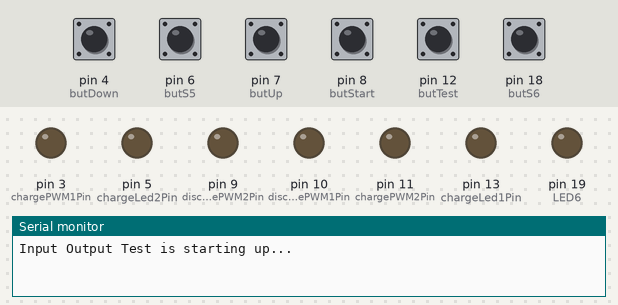
The sketch below on a simulated Arduino Uno, built with avr-gcc and run on an emulated ATmega328P. On the bench: output pins drawn as LEDs (lit = HIGH), the last lines printed to the serial monitor. Inputs (shaded band) come from the test bench; at power-on: pin 4 (butDown), pin 6 (butS5), pin 7 (butUp), pin 8 (butStart), pin 12 (butTest), pin 18 (butS6) HIGH. Pins used as bus, display or sensor lines are not drawn.

Above: at 1.2 s.
1.3 s: pin 4 (butDown) pulled LOW for 0.15 s
At 3.1 s:
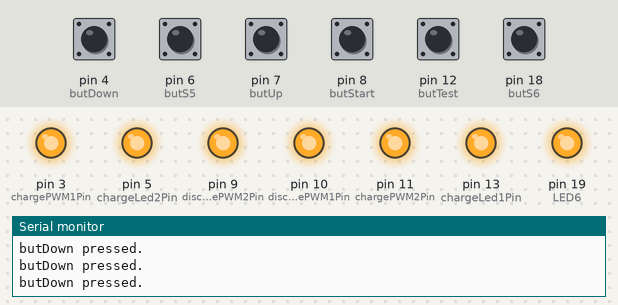
4.4 s: pin 6 (butS5) pulled LOW for 0.15 s
7.5 s: pin 7 (butUp) pulled LOW for 0.15 s
9.5 s: pin 8 (butStart) pulled LOW for 0.15 s
11.5 s: pin 12 (butTest) pulled LOW for 0.15 s
13.5 s: pin 4 (butDown) driven LOW and pin 6 (butS5) driven LOW
Timing chart, 0 to 17.5 s (numbered marks = the images above; inputs shaded):
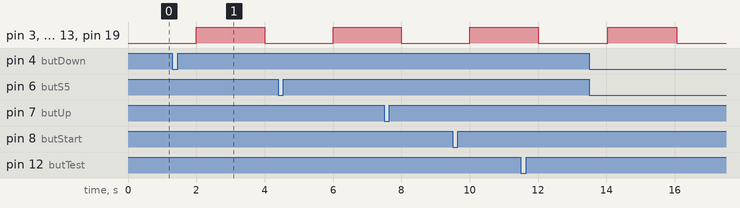

The sketch:

InputOutput.ino
```cpp
#include <Bounce2.h>


#define sensorPin A0    // Battery Voltage
#define sensorPin2 A1    // Battery charge current
#define sensorPin3 A2    // Battery discharge current

#define chargeLed1Pin 13      // select the pin for the LED
#define chargePWM1Pin 3    // select the pin for the LED
#define dischargePWM1Pin 10    // select the pin for the LED
#define chargeLed2Pin 5      // select the pin for the LED
#define chargePWM2Pin 11    // select the pin for the LED
#define dischargePWM2Pin 9    // select the pin for the LED
#define LED5 1
#define LED6 SCL

// Data wire is plugged into port 2 on the Arduino
#define ONE_WIRE_BUS 2
// UI buttons
#define butDown     4
#define butUp       7
#define butStart    8
#define butTest    12
#define butS5       6
#define butS6     SDA

// Debouncers
Bounce debDown  = Bounce();
Bounce debUp    = Bounce();
Bounce debStart    = Bounce();
Bounce debTest    = Bounce();
Bounce debS5    = Bounce();
Bounce debS6    = Bounce();

bool ledState = false;
const long interval = 2000;
unsigned long previousMillis = 0;        // will store last time LED was updated

void setup() {
  // put your setup code here, to run once:
  pinMode(chargePWM1Pin, OUTPUT);
  pinMode(chargeLed1Pin, OUTPUT);
  pinMode(dischargePWM1Pin, OUTPUT);
  pinMode(chargePWM2Pin, OUTPUT);
  pinMode(chargeLed2Pin, OUTPUT);
  pinMode(dischargePWM2Pin, OUTPUT);
  pinMode(LED5, OUTPUT);
  pinMode(LED6, OUTPUT);


  pinMode(butDown, INPUT_PULLUP);
  debDown.attach(butDown);
  debDown.interval(25);

  pinMode(butUp, INPUT_PULLUP);
  debUp.attach(butUp);
  debUp.interval(25);

  pinMode(butStart, INPUT_PULLUP);
  debStart.attach(butStart);
  debStart.interval(25);

  pinMode(butTest, INPUT_PULLUP);
  debTest.attach(butTest);
  debTest.interval(25);

  pinMode(butS5, INPUT_PULLUP);
  debS5.attach(butS5);
  debS5.interval(25);

  pinMode(butS6, INPUT_PULLUP);
  debS6.attach(butS6);
  debS6.interval(25);

  Serial.begin(9600);
  Serial.println(F("Input Output Test is starting up..."));
}

void loop() {
  unsigned long currentMillis = millis();
  debDown.update();
  debUp.update();
  debStart.update();
  debTest.update();
  debS5.update();
  debS6.update();


  if (!debDown.read())
  {
    Serial.println(F("butDown pressed."));
  }

  if (!debUp.read())
  {
    Serial.println(F("butUp pressed."));
  }

  if (!debStart.read())
  {
    Serial.println(F("butStart pressed."));
  }

  if (!debTest.read())
  {
    Serial.println(F("butTest pressed."));
  }

  if (!debS5.read())
  {
      Serial.println(F("butS5 pressed."));
  }

  if (!debS6.read())
  {
      Serial.println(F("butS6 pressed."));
  }

  if (currentMillis - previousMillis >= interval) {
    // save the last time you blinked the LED
    previousMillis = currentMillis;

    ledState = !ledState;


    digitalWrite(chargeLed1Pin, ledState);
    digitalWrite(chargePWM1Pin, ledState);
    digitalWrite(dischargePWM1Pin, ledState);
    digitalWrite(chargeLed2Pin, ledState);
    digitalWrite(chargePWM2Pin, ledState);
    digitalWrite(dischargePWM2Pin, ledState);
    digitalWrite(LED5, ledState);
    digitalWrite(LED6, ledState);
  }
}
```
